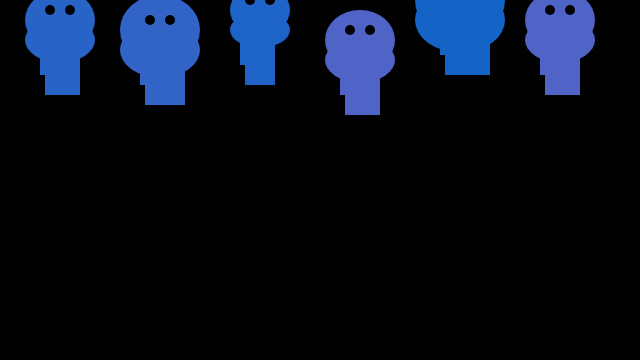
Frame 1 (no input)
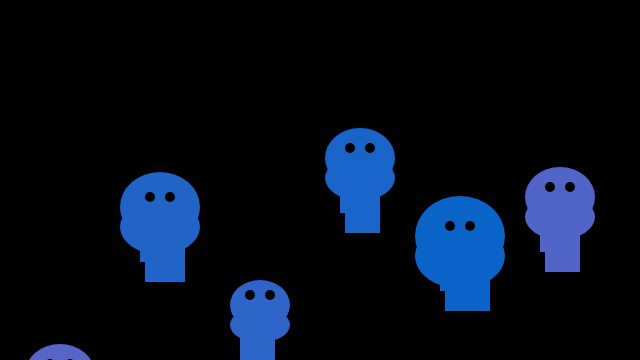
Frame 60 (no input)
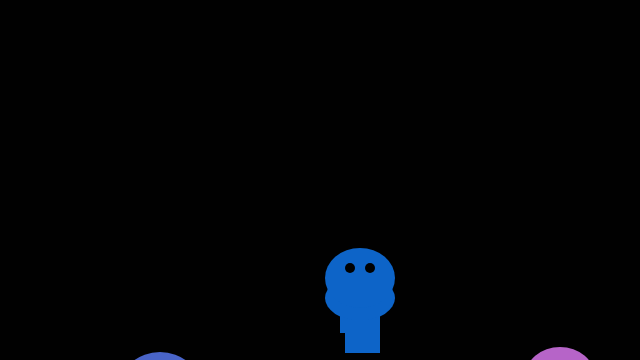
Frame 120 (the mouse pressed at the canvas centre since frame 60)

The p5.js sketch that drew these frames (run headless with seeded random() and noise() and a simulated clock; from frame 60 on, the mouse is pressed at the canvas centre):

// p5.js sketch
// ── sketch.js
var sizes = [70, 80, 60, 70, 90, 70];
var position = [0, 10, -10, 20, -20, 0];
var speed = [6, 3, 5, 2, 4, 3];
var r = [40,50,30,80,20,80];

function setup() {
	createCanvas(640, 360);
}

function draw() {
	background(1);
	noStroke();
	
	for (let i = 0; i < sizes.length; i++) {
		ghost(60 + i * 100, position[i], sizes[i], r[i]);
		
		position[i] += speed[i];
        r[i] += random(-10,10);
	}
    
}
    

    function ghost(x, y, s,r) {
        
        fill(r,100,200,300,50);
        rect(x - 20, y + 50 - s + 50, s / 2, s - 25); // head

        rect(x - 15, y + 55 - s + 55, s / 2, s - 15); // head
        
        fill(r,100,200,300,50);
        ellipse(x, y + 40, s, s - 25); // low body
        ellipse(x, y + 20, s, s - 10); 
        fill('black');
        ellipse(x - 10, y + 10, 10); // left eye
        ellipse(x + 10, y + 10, 10); // right eye



       
    }
// ── style.css





html, body {
  margin: 0;
  padding: 0;
}
canvas {
  display: block;
}
